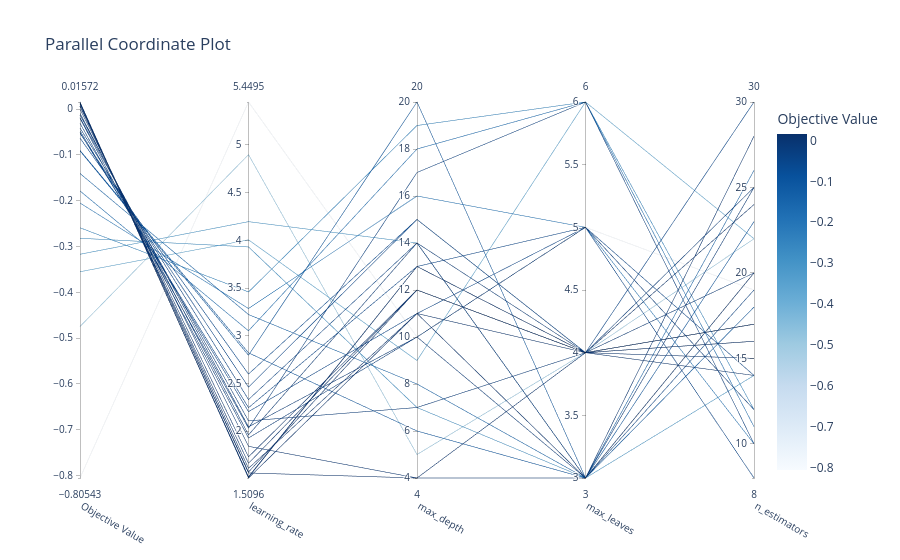

The notebook cell saved with this chart:
### Code cell
plot_parallel_coordinate(study)

### Figure 1 — Plotly figure (JSON) as saved in the notebook; plotly's stock layout.template omitted (floating-point values rounded to 4 significant figures)
{"data": [{"dimensions": [{"label": "Objective Value", "range": [-0.8054, 0.01572], "values": [-0.03064, -0.09008, -0.2049, -0.1405, -0.1785, -0.05105, -0.4746, -0.3549, -0.01976, -0.2589, 0.01136, 0.007221, 0.01336, 0.01428, -0.06312, -0.3168, -0.05273, -0.8054, 0.01572, -0.2818, -0.0125, 0.006149, -0.04105, 0.0117, -0.008934, -0.091, -0.04716, 0.01385, 1.065e-05, -0.01872]}, {"label": "learning_rate", "range": [1.51, 5.45], "values": [2.032, 2.821, 3.285, 3.223, 3.052, 2.246, 4.898, 4.005, 1.929, 3.459, 1.572, 1.664, 1.522, 1.517, 2.598, 4.196, 2.462, 5.45, 1.51, 3.931, 2.046, 1.731, 2.332, 1.611, 1.961, 2.796, 2.205, 1.562, 1.842, 2.108]}, {"label": "max_depth", "range": [4, 20], "values": [17, 6, 16, 8, 18, 13, 5, 9, 10, 19, 12, 12, 13, 13, 15, 14, 15, 10, 11, 7, 10, 12, 14, 11, 14, 20, 11, 4, 4, 7]}, {"label": "max_leaves", "range": [3, 6], "values": [6, 3, 5, 3, 6, 5, 4, 6, 5, 6, 4, 4, 4, 4, 4, 3, 4, 5, 3, 3, 3, 4, 3, 4, 4, 3, 5, 4, 3, 4]}, {"label": "n_estimators", "range": [8, 30], "values": [10, 23, 10, 26, 11, 8, 22, 22, 12, 12, 17, 17, 17, 16, 16, 14, 30, 19, 20, 20, 25, 15, 19, 14, 20, 18, 14, 24, 28, 25]}], "labelangle": 30, "labelside": "bottom", "line": {"color": [-0.03064, -0.09008, -0.2049, -0.1405, -0.1785, -0.05105, -0.4746, -0.3549, -0.01976, -0.2589, 0.01136, 0.007221, 0.01336, 0.01428, -0.06312, -0.3168, -0.05273, -0.8054, 0.01572, -0.2818, -0.0125, 0.006149, -0.04105, 0.0117, -0.008934, -0.091, -0.04716, 0.01385, 1.065e-05, -0.01872], "colorbar": {"title": {"text": "Objective Value"}}, "colorscale": [[0, "rgb(247,251,255)"], [0.125, "rgb(222,235,247)"], [0.25, "rgb(198,219,239)"], [0.375, "rgb(158,202,225)"], [0.5, "rgb(107,174,214)"], [0.625, "rgb(66,146,198)"], [0.75, "rgb(33,113,181)"], [0.875, "rgb(8,81,156)"], [1, "rgb(8,48,107)"]], "reversescale": false, "showscale": true}, "type": "parcoords"}], "layout": {"title": {"text": "Parallel Coordinate Plot"}}}
